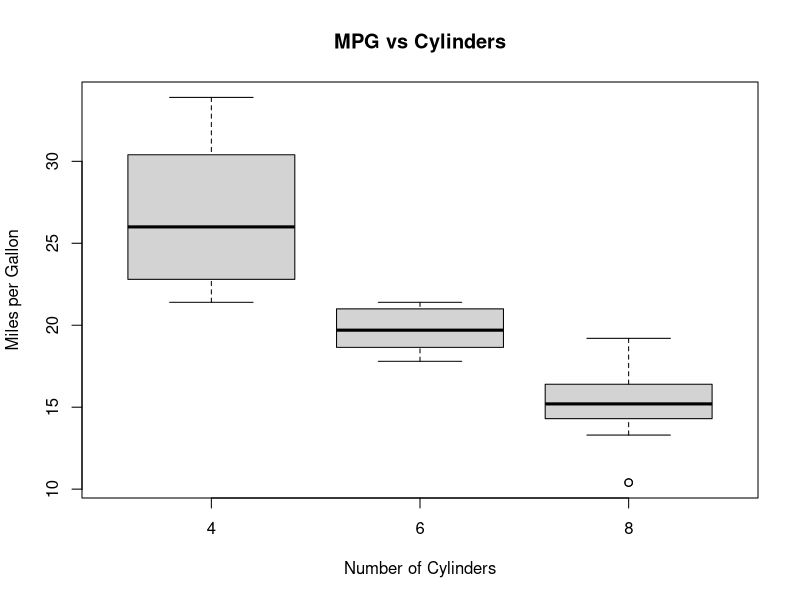

Here is the R script that generated this plot: (Note: this script raises an error after producing the figure.)

data(mtcars)

boxplot(mpg ~ cyl, data=mtcars, xlab="Number of Cylinders", ylab="Miles per Gallon", main="MPG vs Cylinders")

sum_natural <- function(n) {
  if (n <= 1) {
    return(n)
  } else {
    return(n + sum_natural(n-1))
  }
}

library(reshape2)

airquality_long <- melt(airquality)

airquality_long <- melt(airquality, id.vars=c("Month", "Day"))


airquality_wide <- dcast(airquality_long, Month + Day ~ variable)


library(plyr)

airquality_avg <- cast(airquality, Month ~ ., mean, select=c("Ozone", "Solar.R", "Wind", "Temp"))


boxplot(airquality$Ozone, main="Distribution of Ozone Readings", ylab="Ozone (ppb)", col="steelblue")

# Test the function
n <- 5
sum_natural(n)
